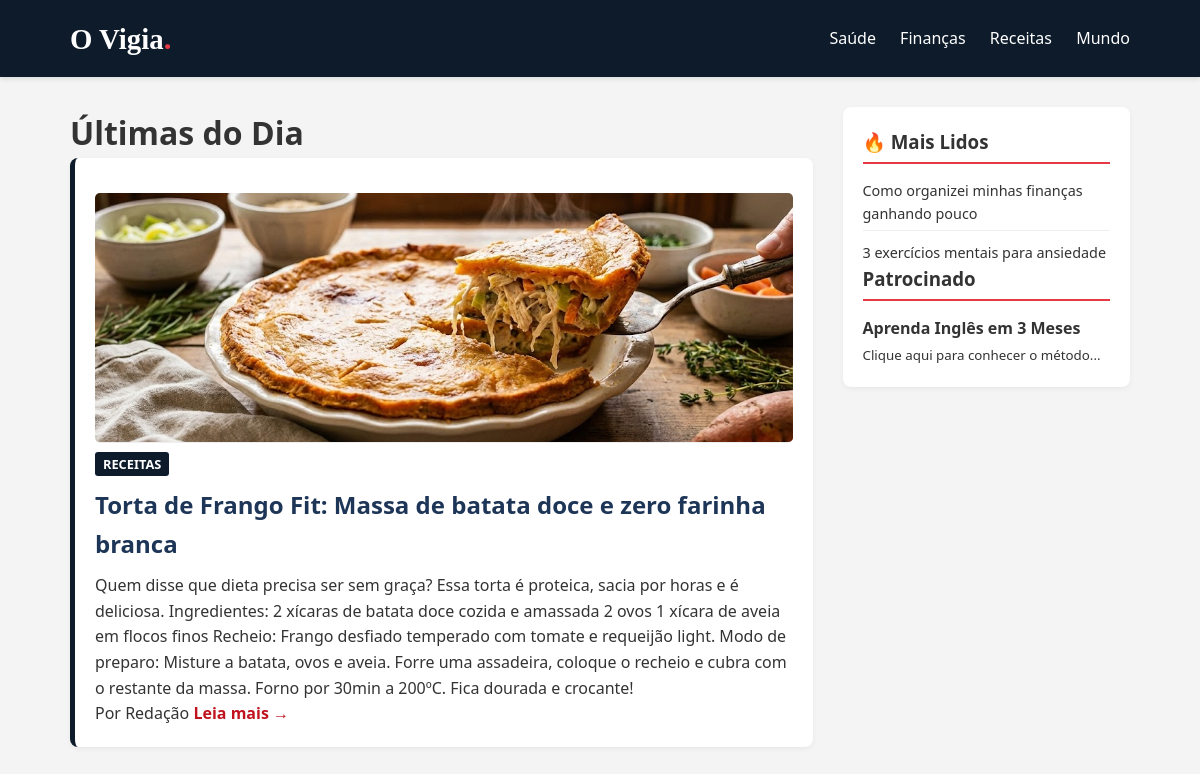
Page /categoria/RECEITAS/ on the committed database.
### blog/models.py (models this page shows, shortened)
class Noticia(models.Model):
    CATEGORIAS = [
        ('SAUDE', 'Saúde'),
        ('FINANCAS', 'Finanças'),
        ('RECEITAS', 'Receitas'),
        ('MUNDO', 'Mundo'),
        ('GERAL', 'Geral'),
    ]
    titulo = models.CharField(max_length=200)
    subtitulo = models.CharField(max_length=300, blank=True, null=True, help_text="Opcional: Uma frase curta que complementa o título")
    categoria = models.CharField(max_length=20, choices=CATEGORIAS, default='GERAL')
    conteudo = models.TextField()
    imagem = models.ImageField(upload_to='noticias/', blank=True, null=True)
    legenda_imagem = models.CharField(max_length=150, blank=True, null=True, help_text="Opcional: Créditos da foto ou descrição curta")
    data_publicacao = models.DateTimeField(auto_now_add=True)

### blog/views.py (the view)
# urls.py: path('categoria/<str:nome>/', filtrar_categoria, name='filtro'),
def filtrar_categoria(request, nome):
    noticias_filtradas = Noticia.objects.filter(categoria=nome).order_by('-data_publicacao')
    return render(request, 'home.html', {'noticias': noticias_filtradas})

### blog/templates/home.html (shortened to what this page needs)
{% load static %}
<!DOCTYPE html>
<html lang="pt-br">
<head>
    <link rel="stylesheet" href="{% static 'css/style.css' %}">
</head>
<body>
    <header>
        <div class="header-container">
            <div class="logo"><a href="{% url 'home' %}" style="text-decoration:none; color:white;">O Vigia<span>.</span></a></div>
            <nav class="nav-links">
                <a href="{% url 'filtro' 'SAUDE' %}">Saúde</a>
                <a href="{% url 'filtro' 'FINANCAS' %}">Finanças</a>
                <a href="{% url 'filtro' 'RECEITAS' %}">Receitas</a>
                <a href="{% url 'filtro' 'MUNDO' %}">Mundo</a>
            </nav>
        </div>
    </header>
    <div class="container">
        <main class="main-content">
            <h1>Últimas do Dia</h1>
            {% for item in noticias %}
            <article class="noticia-card">
                {% if item.imagem %}
                    <a href="{% url 'detalhe' item.id %}">
                        <img src="{{ item.imagem.url }}" alt="{{ item.titulo }}" style="width: 100%; height: 250px; object-fit: cover; border-bottom: 1px solid #eee;">
                    </a>
                {% endif %}
                <div class="card-body">
                    <span class="categoria-tag">{{ item.get_categoria_display }}</span>
                    <a href="{% url 'detalhe' item.id %}" style="text-decoration: none; color: inherit;">
                        <h2>{{ item.titulo }}</h2>
                    </a>
                    <p>{{ item.conteudo|striptags|truncatewords:80 }}</p>
                    <div class="meta-info">
                        <span>Por Redação</span>
                        <a href="{% url 'detalhe' item.id %}" style="color: #c1121f; font-weight: bold; text-decoration: none;">Leia mais &rarr;</a>
                    </div>
                </div>
            </article>
            {% empty %}
            <p>Nenhuma notícia encontrada nesta categoria.</p>
            <a href="{% url 'home' %}" style="color: #0d1b2a; text-decoration: underline;">Voltar para ver tudo</a>
            {% endfor %}
        </main>
        <aside class="sidebar">
            <div class="widget">
                <h3>🔥 Mais Lidos</h3>
                <ul style="list-style: none; padding-left: 0; font-size: 0.9rem;">
                    <li style="margin-bottom: 10px; border-bottom: 1px solid #eee; padding-bottom: 5px;">
                        Como organizei minhas finanças ganhando pouco
                    </li>
                    <li>
                        3 exercícios mentais para ansiedade
                    </li>
                </ul>
            </div>
            <div class="widget">
                <h3>Patrocinado</h3>
                <div class="ad-box">
                    <strong>Aprenda Inglês em 3 Meses</strong><br>
                    <small>Clique aqui para conhecer o método...</small>
                </div>
            </div>
        </aside>
    </div>
</body>
</html>

### static/css/style.css (style rules this page uses)
* { margin: 0; padding: 0; box-sizing: border-box; font-family: 'Segoe UI', Tahoma, Geneva, Verdana, sans-serif; }
body { background-color: #f4f4f4; color: #333; line-height: 1.6; }
a { text-decoration: none; color: inherit; }
header { background-color: #0d1b2a; color: white; padding: 15px 0; box-shadow: 0 2px 5px rgba(0,0,0,0.1); }
.header-container { max-width: 1100px; margin: 0 auto; display: flex; justify-content: space-between; align-items: center; padding: 0 20px; }
.logo a { font-size: 1.8rem; font-weight: bold; font-family: 'Merriweather', serif; }
.logo span { color: #e63946; }
.nav-links a { margin-left: 20px; font-weight: 500; font-size: 1rem; transition: color 0.3s; }
.container { max-width: 1100px; margin: 30px auto; display: flex; gap: 30px; padding: 0 20px; }
.main-content { flex: 3; }
.noticia-card { background: white; padding: 20px; margin-bottom: 30px; border-radius: 8px; box-shadow: 0 2px 5px rgba(0,0,0,0.05); border-left: 5px solid #0d1b2a; }
.categoria-tag { background-color: #0d1b2a; color: white; padding: 3px 8px; font-size: 0.8rem; text-transform: uppercase; font-weight: bold; border-radius: 3px; }
.noticia-card h2 { margin: 10px 0; color: #1d3557; }
.noticia-card img { width: 100%; height: auto; border-radius: 5px; margin-top: 15px; }
.sidebar { flex: 1; background: white; padding: 20px; height: fit-content; border-radius: 8px; box-shadow: 0 2px 5px rgba(0,0,0,0.05); }
.sidebar h3 { margin-bottom: 15px; border-bottom: 2px solid #e63946; padding-bottom: 5px; }

### rows in the picture
Noticia: imagem (picture), categoria "RECEITAS", titulo "Torta de Frango Fit: Massa de batata doce e zero farinha branca", conteudo "Quem disse que dieta precisa ser sem graça? Essa torta é proteica, sacia por horas e é deliciosa. Ingredientes: 2 xícaras de batata doce cozida e amassada 2 ovos 1 xícara de aveia em flocos finos Recheio: Frango desfiado temperado com tomate e requeijão light. Modo de preparo: Misture a batata, ovos e aveia. Forre uma assadeira, coloque o recheio e cubra com o restante da massa. Forno por 30min a 200ºC. Fica dourada e crocante!"
